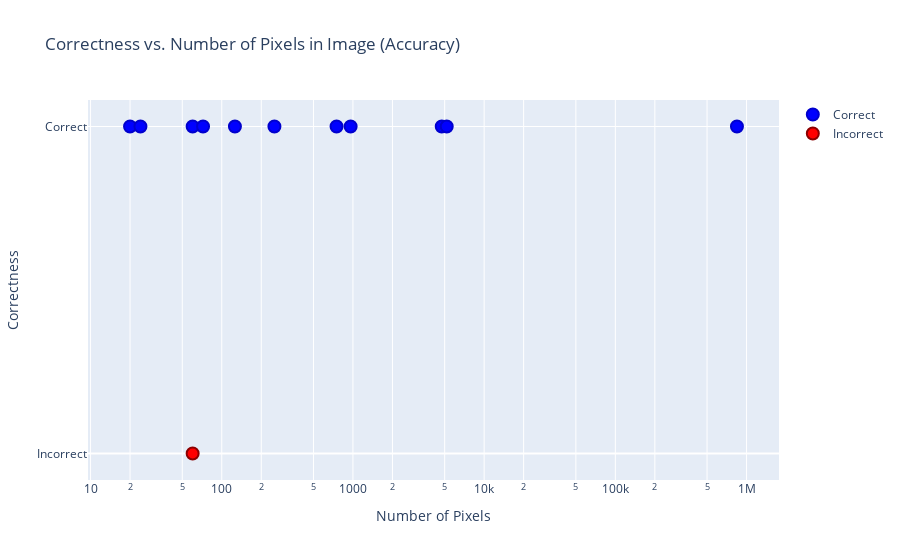

Source (notebook cell):
### Code cell
fig = go.Figure()

# Add points for correct predictions
fig.add_trace(go.Scatter(
    x=[pixel_counts_accuracies[i] for i in range(len(accuracies)) if accuracies[i]],
    y=[1 for i in range(len(accuracies)) if accuracies[i]],  # Use 1 as a dummy value to represent correct predictions
    mode='markers',
    name='Correct',
    marker=dict(color='Blue', size=12, line=dict(color='MediumBlue', width=2))
))

# Add points for incorrect predictions
fig.add_trace(go.Scatter(
    x=[pixel_counts_accuracies[i] for i in range(len(accuracies)) if not accuracies[i]],
    y=[0 for i in range(len(accuracies)) if not accuracies[i]],  # Use 0 as a dummy value to represent incorrect predictions
    mode='markers',
    name='Incorrect',
    marker=dict(color='Red', size=12, line=dict(color='DarkRed', width=2))
))

fig.update_layout(
    title='Correctness vs. Number of Pixels in Image (Accuracy)',
    xaxis_title='Number of Pixels',
    xaxis_type='log',  # Set the x-axis to a logarithmic scale
    yaxis_title='Correctness',
    yaxis=dict(tickvals=[0, 1], ticktext=['Incorrect', 'Correct'])
)

fig.show()

### Figure 1 — Plotly figure (JSON) as saved in the notebook; plotly's stock layout.template omitted (floating-point values rounded to 4 significant figures)
{"data": [{"marker": {"color": "Blue", "line": {"color": "MediumBlue", "width": 2}, "size": 12}, "mode": "markers", "name": "Correct", "type": "scatter", "x": [4750, 20, 24, 5184, 60, 844950, 252, 72, 126, 960, 750], "y": [1, 1, 1, 1, 1, 1, 1, 1, 1, 1, 1]}, {"marker": {"color": "Red", "line": {"color": "DarkRed", "width": 2}, "size": 12}, "mode": "markers", "name": "Incorrect", "type": "scatter", "x": [60], "y": [0]}], "layout": {"title": {"text": "Correctness vs. Number of Pixels in Image (Accuracy)"}, "xaxis": {"title": {"text": "Number of Pixels"}, "type": "log"}, "yaxis": {"ticktext": ["Incorrect", "Correct"], "tickvals": [0, 1], "title": {"text": "Correctness"}}}}
